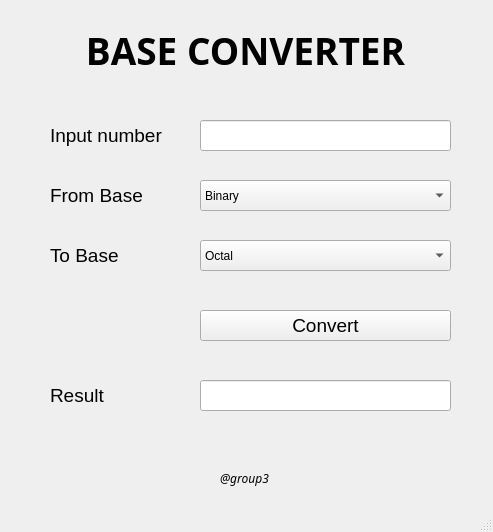
<?xml version="1.0" encoding="UTF-8"?>
<ui version="4.0">
 <class>MainWindow</class>
 <widget class="QMainWindow" name="MainWindow">
  <property name="geometry">
   <rect>
    <x>0</x>
    <y>0</y>
    <width>493</width>
    <height>532</height>
   </rect>
  </property>
  <property name="windowTitle">
   <string>MainWindow</string>
  </property>
  <widget class="QWidget" name="centralwidget">
   <widget class="QLabel" name="label">
    <property name="geometry">
     <rect>
      <x>60</x>
      <y>20</y>
      <width>371</width>
      <height>61</height>
     </rect>
    </property>
    <property name="font">
     <font>
      <family>Ubuntu Condensed</family>
      <pointsize>28</pointsize>
      <weight>75</weight>
      <bold>true</bold>
     </font>
    </property>
    <property name="text">
     <string>BASE CONVERTER</string>
    </property>
    <property name="alignment">
     <set>Qt::AlignCenter</set>
    </property>
   </widget>
   <widget class="QLineEdit" name="input">
    <property name="geometry">
     <rect>
      <x>200</x>
      <y>120</y>
      <width>251</width>
      <height>31</height>
     </rect>
    </property>
   </widget>
   <widget class="QLabel" name="label_2">
    <property name="geometry">
     <rect>
      <x>50</x>
      <y>110</y>
      <width>131</width>
      <height>51</height>
     </rect>
    </property>
    <property name="font">
     <font>
      <pointsize>14</pointsize>
     </font>
    </property>
    <property name="text">
     <string>Input number</string>
    </property>
   </widget>
   <widget class="QLabel" name="label_3">
    <property name="geometry">
     <rect>
      <x>50</x>
      <y>170</y>
      <width>131</width>
      <height>51</height>
     </rect>
    </property>
    <property name="font">
     <font>
      <pointsize>14</pointsize>
     </font>
    </property>
    <property name="text">
     <string>From Base</string>
    </property>
   </widget>
   <widget class="QComboBox" name="from">
    <property name="geometry">
     <rect>
      <x>200</x>
      <y>180</y>
      <width>251</width>
      <height>31</height>
     </rect>
    </property>
    <property name="currentText">
     <string>Binary</string>
    </property>
    <item>
     <property name="text">
      <string>Binary</string>
     </property>
    </item>
    <item>
     <property name="text">
      <string>Octal</string>
     </property>
    </item>
    <item>
     <property name="text">
      <string>Heximal</string>
     </property>
    </item>
   </widget>
   <widget class="QLabel" name="label_4">
    <property name="geometry">
     <rect>
      <x>50</x>
      <y>230</y>
      <width>131</width>
      <height>51</height>
     </rect>
    </property>
    <property name="font">
     <font>
      <pointsize>14</pointsize>
     </font>
    </property>
    <property name="text">
     <string>To Base</string>
    </property>
   </widget>
   <widget class="QComboBox" name="to">
    <property name="geometry">
     <rect>
      <x>200</x>
      <y>240</y>
      <width>251</width>
      <height>31</height>
     </rect>
    </property>
    <property name="currentText">
     <string>Octal</string>
    </property>
    <item>
     <property name="text">
      <string>Octal</string>
     </property>
    </item>
    <item>
     <property name="text">
      <string>Heximal</string>
     </property>
    </item>
    <item>
     <property name="text">
      <string>Binary</string>
     </property>
    </item>
   </widget>
   <widget class="QPushButton" name="pushButton">
    <property name="geometry">
     <rect>
      <x>200</x>
      <y>310</y>
      <width>251</width>
      <height>31</height>
     </rect>
    </property>
    <property name="font">
     <font>
      <pointsize>14</pointsize>
     </font>
    </property>
    <property name="text">
     <string>Convert</string>
    </property>
   </widget>
   <widget class="QLabel" name="label_5">
    <property name="geometry">
     <rect>
      <x>50</x>
      <y>370</y>
      <width>131</width>
      <height>51</height>
     </rect>
    </property>
    <property name="font">
     <font>
      <pointsize>14</pointsize>
     </font>
    </property>
    <property name="text">
     <string>Result</string>
    </property>
   </widget>
   <widget class="QLineEdit" name="ressult">
    <property name="geometry">
     <rect>
      <x>200</x>
      <y>380</y>
      <width>251</width>
      <height>31</height>
     </rect>
    </property>
   </widget>
   <widget class="QLabel" name="label_6">
    <property name="geometry">
     <rect>
      <x>220</x>
      <y>470</y>
      <width>67</width>
      <height>17</height>
     </rect>
    </property>
    <property name="font">
     <font>
      <family>Umpush</family>
      <pointsize>9</pointsize>
      <italic>true</italic>
     </font>
    </property>
    <property name="text">
     <string>@group3</string>
    </property>
   </widget>
  </widget>
  <widget class="QMenuBar" name="menubar">
   <property name="geometry">
    <rect>
     <x>0</x>
     <y>0</y>
     <width>493</width>
     <height>22</height>
    </rect>
   </property>
  </widget>
  <widget class="QStatusBar" name="statusbar"/>
 </widget>
 <resources/>
 <connections/>
</ui>
